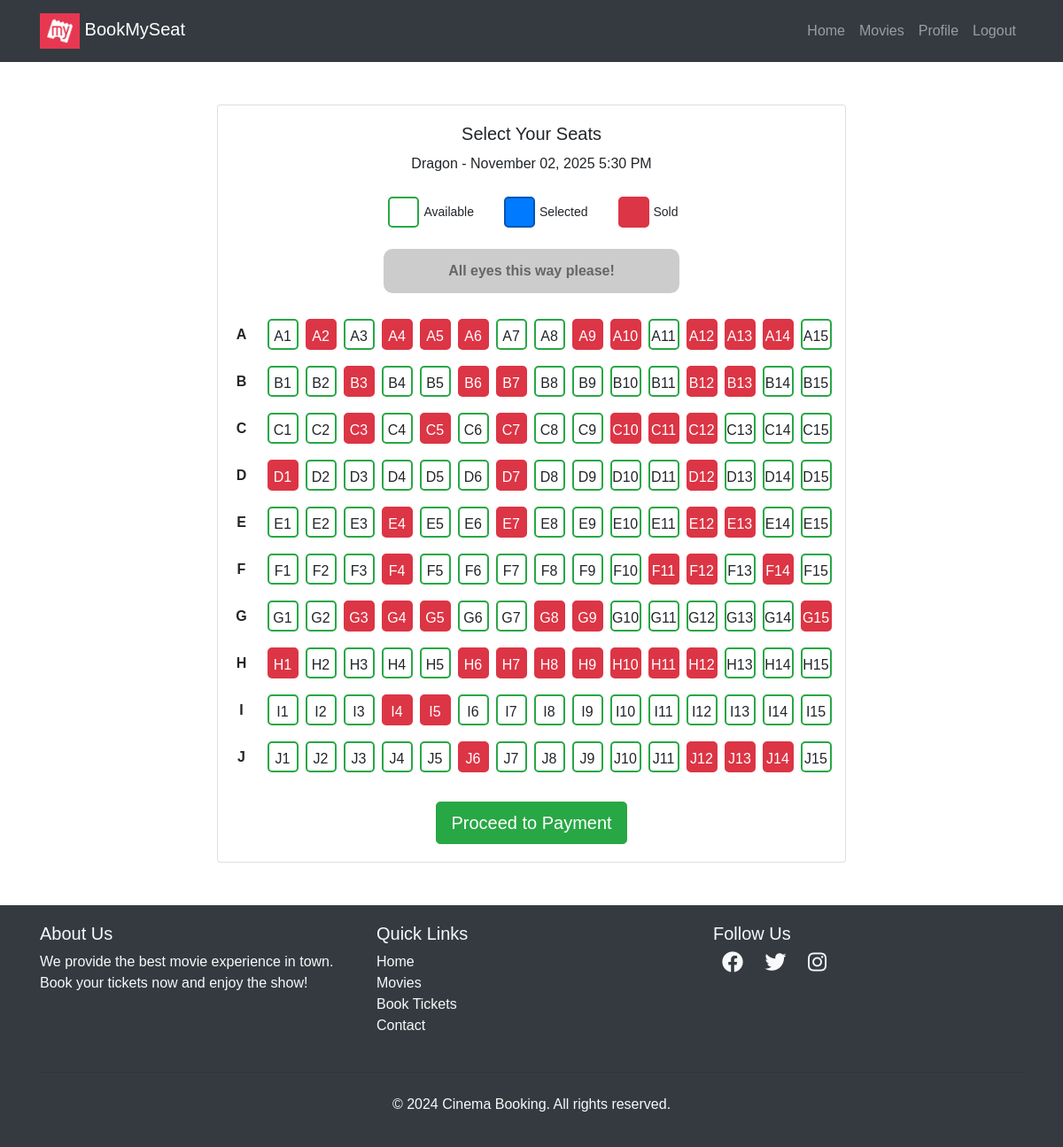
/movies/theater/3/seats/book/ (signed in), run on an earlier commit of the app's database.
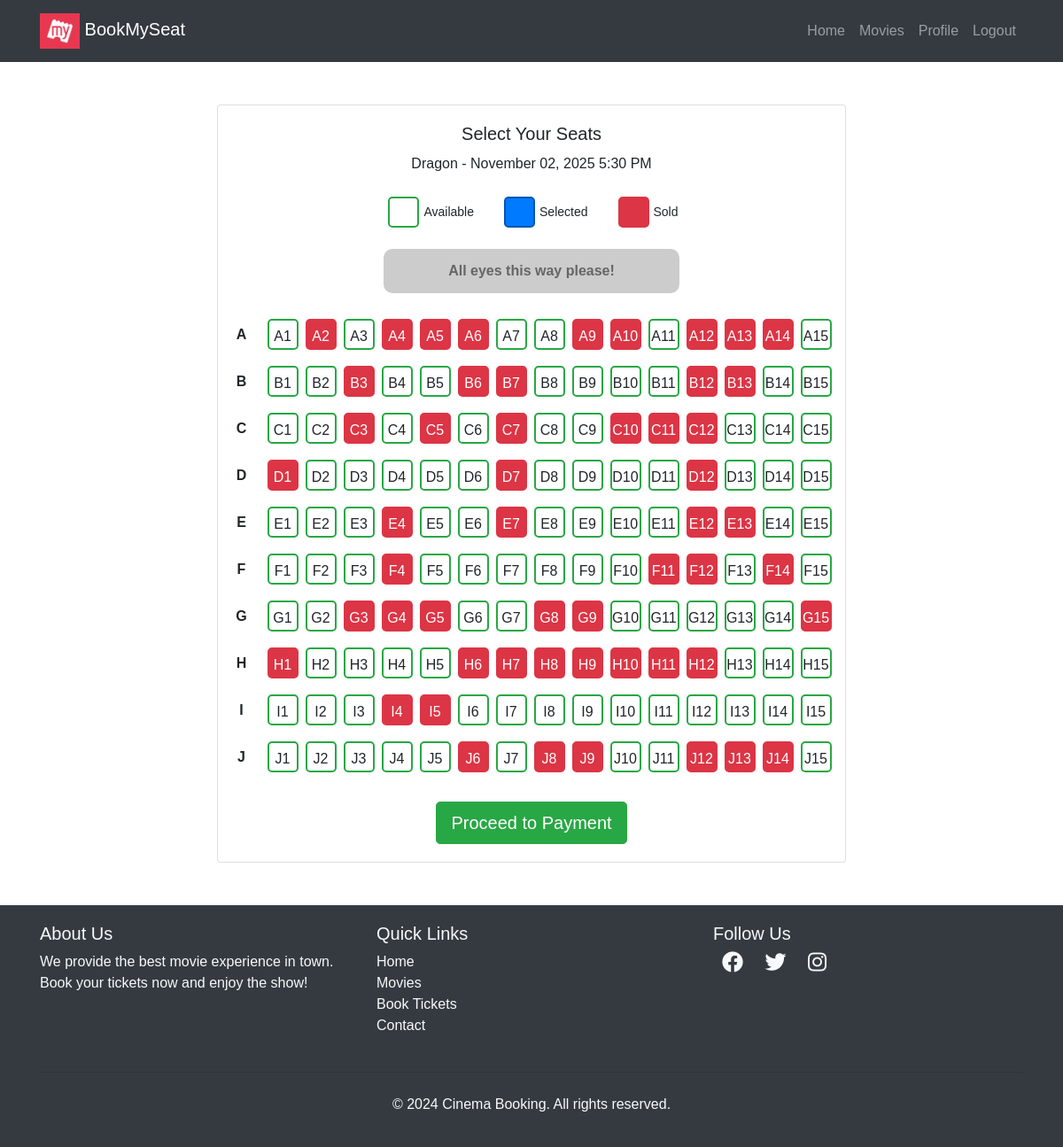
And on a later commit of the database.
### movies/models.py (models this page shows, shortened)
class Seat(models.Model):
    theater = models.ForeignKey(Theater, on_delete=models.CASCADE, related_name='seats')
    seat_number = models.CharField(max_length=10)
    is_booked = models.BooleanField(default=False)
    reserved_by = models.ForeignKey('auth.User', null=True, blank=True, on_delete=models.SET_NULL)
    reserved_at = models.DateTimeField(null=True, blank=True)
    def is_available(self):
        if self.is_booked:
            return False
        if self.reserved_at:
            timeout = self.reserved_at + timedelta(minutes=5)
            if now() >= timeout:
                self.release()
                return True
            return False
        return True

### movies/views.py (the view, shortened to what this page needs)
# urls.py: path('theater/<int:theater_id>/seats/book/', views.book_seats, name='book_seats'),
@login_required
def book_seats(request, theater_id):
    theater = get_object_or_404(Theater, id=theater_id)
    seats = Seat.objects.filter(theater=theater)
    seat_rows = {}
    for seat in seats:
        row = seat.seat_number[0]
        if row not in seat_rows:
            seat_rows[row] = []
        seat_rows[row].append(seat)
    sorted_rows = sorted(seat_rows.items())
    for row in seat_rows.values():
        row.sort(key=lambda x: int(''.join(filter(str.isdigit, x.seat_number))))
    context = {
        'theater': theater,
        'seat_rows': sorted_rows,
        'reservation_timeout': 5,
    }
    return render(request, 'movies/seat_selection.html', context)

### templates/movies/seat_selection.html (shortened to what this page needs)
{% extends "users/basic.html" %}
{% block content %}
<div class="container mt-5">
  <div class="row">
    <div class="col-lg-8 mx-auto">
      <div class="card">
        <div class="card-body">
          <h5 class="card-title text-center">Select Your Seats</h5>
          <h6 class="text-center mb-4">{{ theater.movie.name }} - {{ theater.time|date:"F d, Y g:i A" }}</h6>
          <div class="legend">
            <div class="legend-item">
              <div class="seat available"></div> Available
            </div>
            <div class="legend-item">
              <div class="seat selected"></div> Selected
            </div>
            <div class="legend-item">
              <div class="seat sold"></div> Sold
            </div>
          </div>
          <div class="screen">All eyes this way please!</div>
          <form method="POST" id="seat-form">
            <div class="seat-container">
              {% for row, seats in seat_rows %}
              <div class="seat-row">
                <div class="row-label">{{ row }}</div>
                {% for seat in seats %}
                  <div class="seat {% if seat.is_booked %}sold{% elif not seat.is_available %}reserved{% else %}available{% endif %}"
                       data-seat-id="{{ seat.id }}"
                       data-seat-number="{{ seat.seat_number }}">
                    {% if not seat.is_booked and seat.is_available %}
                      {{ seat.seat_number }}
                    {% else %}
                      {{ seat.seat_number }}
                    {% endif %}
                  </div>
                {% endfor %}
              </div>
              {% endfor %}
            </div>
            <div class="text-center mt-4">
              <button type="submit" class="btn btn-success btn-lg">Proceed to Payment</button>
            </div>
          </form>
        </div>
      </div>
    </div>
  </div>
</div>
{% endblock %}

What changed in the data, as far as the page shows it:
changed Seat (number 143 of 150 on the later page): is_booked False → True (drawn)
changed Seat (number 144 of 150 on the later page): is_booked False → True (drawn)
Also different on the page:
list line gone: "J8"
new list line: "J8"
list line gone: "J9"
new list line: "J9"
